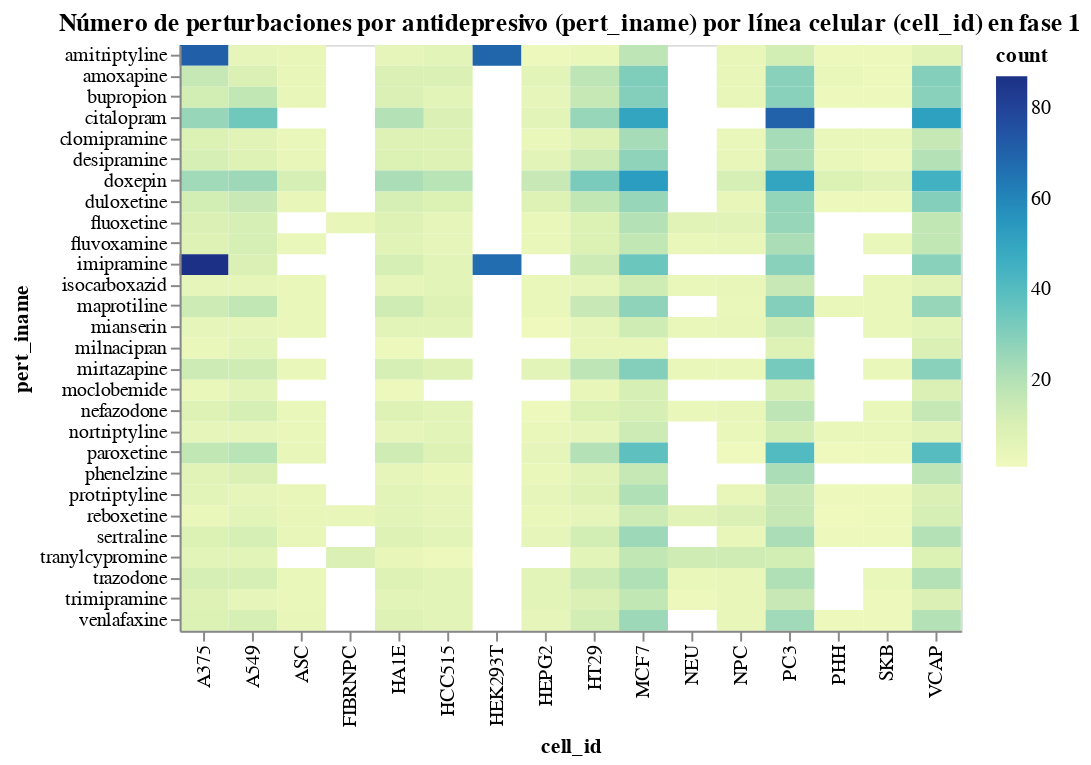

Here is the notebook cell this chart was saved with:
### Code cell
alt.Chart(num_pert_iname_cell_id_phase1).mark_rect().encode(
    x=alt.X('cell_id:O',
        axis=alt.Axis(
            labelColor=alt.condition('datum.cell_id == "NPC"', alt.value('red'), alt.value('black')))
    ),
    y=alt.Y('pert_iname'),
    color='count:Q',
    tooltip=['cell_id:N', 'count:Q', 'pert_iname:N']
).properties(
    title='Número de perturbaciones por antidepresivo (pert_iname) por línea celular (cell_id) en fase 1',
    width=400,
    height=300
).display()

### Figure 1 — Vega-Lite specification as saved in the notebook (floating-point values rounded to 4 significant figures; data arrays with more than 128 entries replaced by an {"elided": "..."} marker saying what was removed)
{"config": {"view": {"continuousWidth": 400, "continuousHeight": 300}}, "data": {"name": "data-866684a1f5abc9ba8dfd42bbeda8996f"}, "mark": "rect", "encoding": {"color": {"field": "count", "type": "quantitative"}, "tooltip": [{"field": "cell_id", "type": "nominal"}, {"field": "count", "type": "quantitative"}, {"field": "pert_iname", "type": "nominal"}], "x": {"axis": {"labelColor": {"condition": {"test": "datum.cell_id == \"NPC\"", "value": "red"}, "value": "black"}}, "field": "cell_id", "type": "ordinal"}, "y": {"field": "pert_iname", "type": "nominal"}}, "height": 300, "title": "Número de perturbaciones por antidepresivo (pert_iname) por línea celular (cell_id) en fase 1", "width": 400, "$schema": "https://vega.github.io/schema/vega-lite/v4.17.0.json", "datasets": {"data-866684a1f5abc9ba8dfd42bbeda8996f": {"elided": "340 records"}}}
